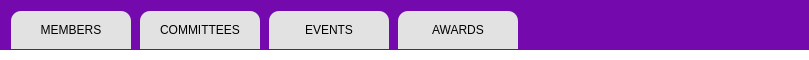
<?xml version="1.0" encoding="UTF-8"?>
<ui version="4.0">
 <class>Form</class>
 <widget class="QWidget" name="Form">
  <property name="geometry">
   <rect>
    <x>0</x>
    <y>0</y>
    <width>809</width>
    <height>60</height>
   </rect>
  </property>
  <property name="sizePolicy">
   <sizepolicy hsizetype="Preferred" vsizetype="Fixed">
    <horstretch>0</horstretch>
    <verstretch>0</verstretch>
   </sizepolicy>
  </property>
  <property name="minimumSize">
   <size>
    <width>0</width>
    <height>60</height>
   </size>
  </property>
  <property name="maximumSize">
   <size>
    <width>16777215</width>
    <height>60</height>
   </size>
  </property>
  <property name="windowTitle">
   <string>Form</string>
  </property>
  <property name="styleSheet">
   <string notr="true">background-color:qlineargradient(spread:pad, x1:0, y1:0, x2:0, y2:1, stop:0 rgba(116, 9, 173, 255), stop:0.827 rgba(116, 9, 173, 255), stop:0.828 rgba(255, 255, 255, 255), stop:1 rgba(255, 255, 255, 255));</string>
  </property>
  <layout class="QGridLayout" name="gridLayout">
   <item row="0" column="0">
    <layout class="QHBoxLayout" name="horizontalLayout">
     <property name="spacing">
      <number>9</number>
     </property>
     <property name="leftMargin">
      <number>0</number>
     </property>
     <property name="rightMargin">
      <number>0</number>
     </property>
     <property name="bottomMargin">
      <number>0</number>
     </property>
     <item>
      <widget class="QPushButton" name="pushButton_3">
       <property name="sizePolicy">
        <sizepolicy hsizetype="Minimum" vsizetype="Expanding">
         <horstretch>0</horstretch>
         <verstretch>0</verstretch>
        </sizepolicy>
       </property>
       <property name="minimumSize">
        <size>
         <width>120</width>
         <height>0</height>
        </size>
       </property>
       <property name="styleSheet">
        <string notr="true">    QPushButton {
        background-color: #e2e2e2;
        color: black;
		font: 81 10pt &quot;Inter ExtraBold&quot;;
        border-top-left-radius: 10px;
        border-top-right-radius: 10px;
        border-bottom-left-radius: 0px;
        border-bottom-right-radius: 0px;
    }
    QPushButton:hover {
        background-color: white;
        color: #black;
    }
</string>
       </property>
       <property name="text">
        <string>MEMBERS</string>
       </property>
      </widget>
     </item>
     <item>
      <widget class="QPushButton" name="pushButton_11">
       <property name="sizePolicy">
        <sizepolicy hsizetype="Minimum" vsizetype="Expanding">
         <horstretch>0</horstretch>
         <verstretch>0</verstretch>
        </sizepolicy>
       </property>
       <property name="minimumSize">
        <size>
         <width>120</width>
         <height>0</height>
        </size>
       </property>
       <property name="styleSheet">
        <string notr="true">    QPushButton {
        background-color: #e2e2e2;
        color: black;
		font: 81 10pt &quot;Inter ExtraBold&quot;;
        border-top-left-radius: 10px;
        border-top-right-radius: 10px;
        border-bottom-left-radius: 0px;
        border-bottom-right-radius: 0px;
    }
    QPushButton:hover {
        background-color: white;
        color: #black;
    }
</string>
       </property>
       <property name="text">
        <string>COMMITTEES</string>
       </property>
      </widget>
     </item>
     <item>
      <widget class="QPushButton" name="pushButton_12">
       <property name="sizePolicy">
        <sizepolicy hsizetype="Minimum" vsizetype="Expanding">
         <horstretch>0</horstretch>
         <verstretch>0</verstretch>
        </sizepolicy>
       </property>
       <property name="minimumSize">
        <size>
         <width>120</width>
         <height>0</height>
        </size>
       </property>
       <property name="styleSheet">
        <string notr="true">    QPushButton {
        background-color: #e2e2e2;
        color: black;
		font: 81 10pt &quot;Inter ExtraBold&quot;;
        border-top-left-radius: 10px;
        border-top-right-radius: 10px;
        border-bottom-left-radius: 0px;
        border-bottom-right-radius: 0px;
    }
    QPushButton:hover {
        background-color: white;
        color: #black;
    }
</string>
       </property>
       <property name="text">
        <string>EVENTS</string>
       </property>
      </widget>
     </item>
     <item>
      <widget class="QPushButton" name="pushButton_13">
       <property name="sizePolicy">
        <sizepolicy hsizetype="Minimum" vsizetype="Expanding">
         <horstretch>0</horstretch>
         <verstretch>0</verstretch>
        </sizepolicy>
       </property>
       <property name="minimumSize">
        <size>
         <width>120</width>
         <height>0</height>
        </size>
       </property>
       <property name="styleSheet">
        <string notr="true">    QPushButton {
        background-color: #e2e2e2;
        color: black;
		font: 81 10pt &quot;Inter ExtraBold&quot;;
        border-top-left-radius: 10px;
        border-top-right-radius: 10px;
        border-bottom-left-radius: 0px;
        border-bottom-right-radius: 0px;
    }
    QPushButton:hover {
        background-color: white;
        color: #black;
    }
</string>
       </property>
       <property name="text">
        <string>AWARDS</string>
       </property>
      </widget>
     </item>
     <item>
      <spacer name="horizontalSpacer">
       <property name="orientation">
        <enum>Qt::Horizontal</enum>
       </property>
       <property name="sizeHint" stdset="0">
        <size>
         <width>40</width>
         <height>20</height>
        </size>
       </property>
      </spacer>
     </item>
    </layout>
   </item>
  </layout>
 </widget>
 <resources/>
 <connections/>
</ui>
